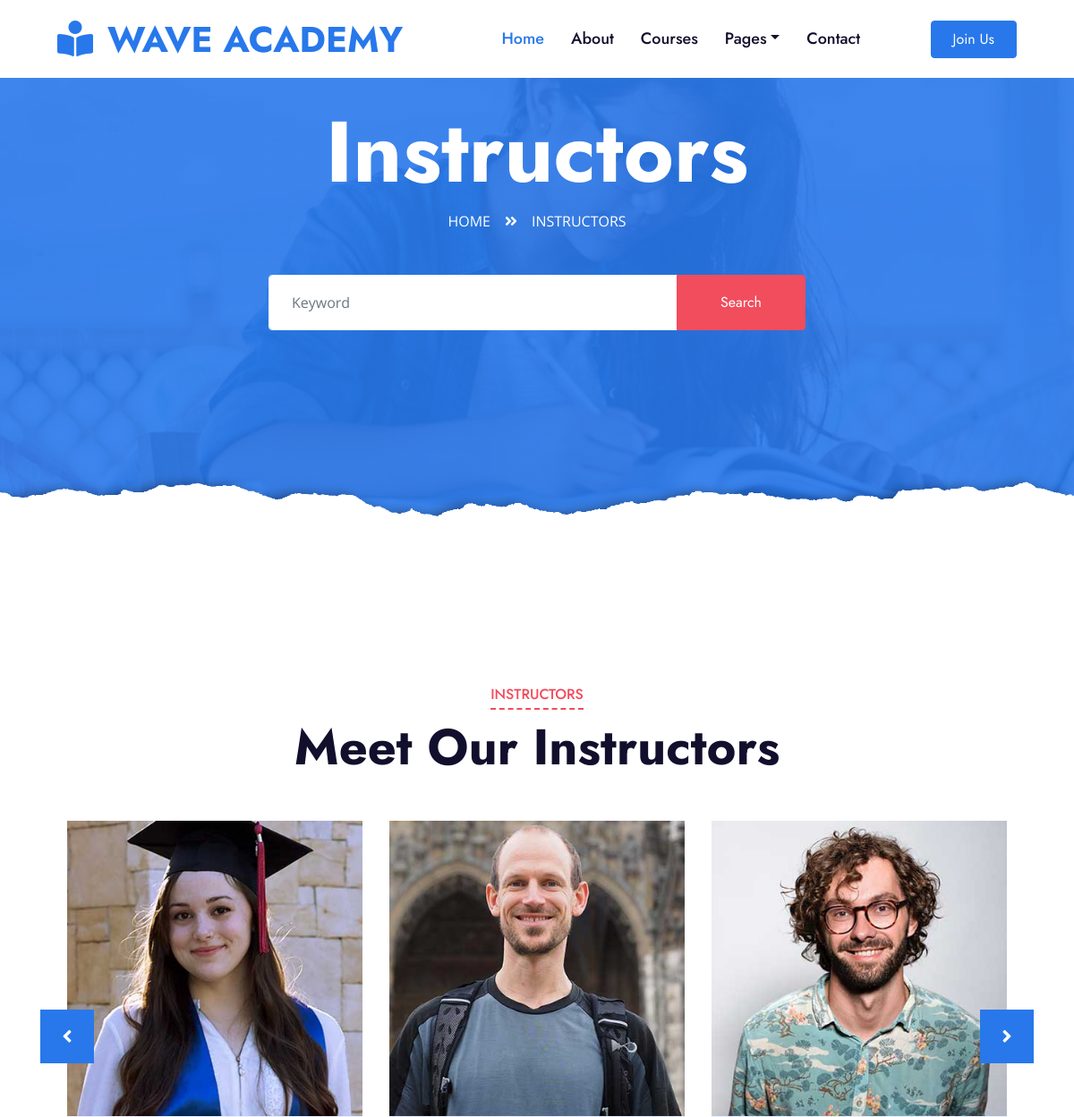
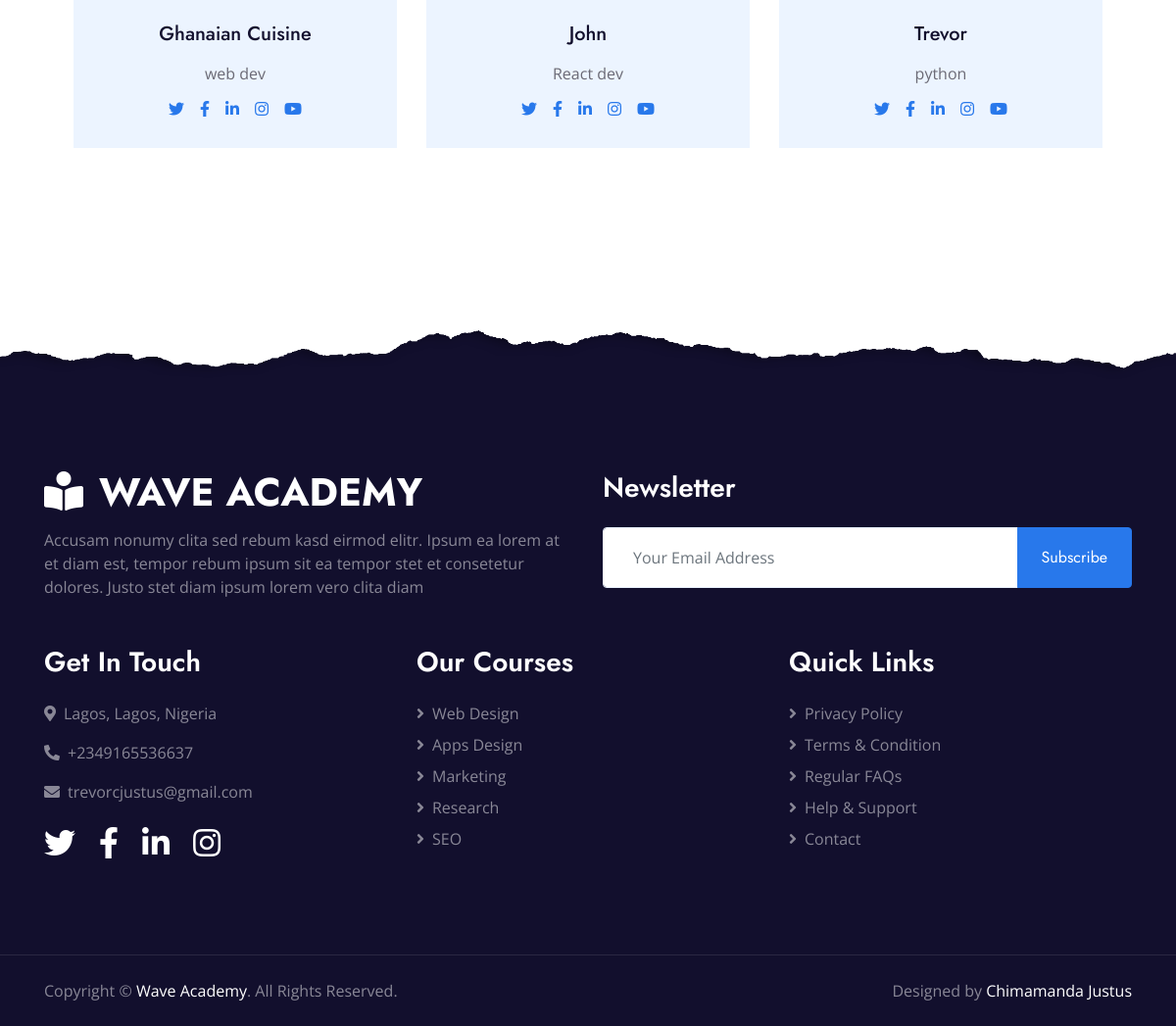
The app's page /team with its own data (2 pictures, top to bottom).
### core/models.py (models this page shows, shortened)
class Instructors(models.Model):
    image = models.ImageField(upload_to='instructors')
    name = models.CharField(max_length=300)
    course = models.CharField(max_length=700)
    x = models.CharField(max_length=500)
    facebook = models.CharField(max_length=500)
    linkedin = models.CharField(max_length=500)
    instagram = models.CharField(max_length=500)
    youtube = models.CharField(max_length=500)

### core/views.py (the view)
# urls.py: path('team', views.team, name='team'),
def team(request):
    intructor = Instructors.objects.all()
    context = {
        'intructor': intructor,
    }
    return render(request, 'team.html', context )

### core/templates/team.html (shortened to what this page needs)
{% extends 'base.html' %}
{% load static %}
{% block content %}
    <div class="jumbotron jumbotron-fluid page-header position-relative overlay-bottom" style="margin-bottom: 90px;">
        <div class="container text-center py-5">
            <h1 class="text-white display-1">Instructors</h1>
            <div class="d-inline-flex text-white mb-5">
                <p class="m-0 text-uppercase"><a class="text-white" href="">Home</a></p>
                <i class="fa fa-angle-double-right pt-1 px-3"></i>
                <p class="m-0 text-uppercase">Instructors</p>
            </div>
            <div class="mx-auto mb-5" style="width: 100%; max-width: 600px;">
                <div class="input-group">
                    <div class="mx-auto mb-5" style="width: 100%; max-width: 600px;">
                        <form method="get" action="{% url 'search' %}">
                            <div class="input-group">
                                <input type="text" name="query" class="form-control border-light" style="padding: 30px 25px;" placeholder="Keyword">
                                <div class="input-group-append">
                                    <button class="btn btn-secondary px-4 px-lg-5" type="submit">Search</button>
                                </div>
                            </div>
                        </form>
                    </div>
                </div>
            </div>
        </div>
    </div>
    <div class="container-fluid py-5">
        <div class="container py-5">
            <div class="section-title text-center position-relative mb-5">
                <h6 class="d-inline-block position-relative text-secondary text-uppercase pb-2">Instructors</h6>
                <h1 class="display-4">Meet Our Instructors</h1>
            </div>
            <div class="owl-carousel team-carousel position-relative" style="padding: 0 30px;">
                {% for i in intructor %}
                <div class="team-item">
                    <img class="img-fluid w-100" src="{{ i.image.url }}" alt="{{ i.name }}">
                    <div class="bg-light text-center p-4">
                        <h5 class="mb-3">{{ i.name }}</h5>
                        <p class="mb-2">{{ i.course }}</p>
                        <div class="d-flex justify-content-center">
                            <a class="mx-1 p-1" href="{{ i.x }}"><i class="fab fa-twitter"></i></a>
                            <a class="mx-1 p-1" href="{{ i.facebook }}"><i class="fab fa-facebook-f"></i></a>
                            <a class="mx-1 p-1" href="{{ i.linkedin }}"><i class="fab fa-linkedin-in"></i></a>
                            <a class="mx-1 p-1" href="{{ i.instagram }}"><i class="fab fa-instagram"></i></a>
                            <a class="mx-1 p-1" href="{{ i.youtube }}"><i class="fab fa-youtube"></i></a>
                        </div>
                    </div>
                </div>
                {% endfor %}
            </div>
        </div>
    </div>
{% endblock %}

### records on screen
Instructors: image (picture), name "Ghanaian Cuisine", course "web dev"
Instructors: image (picture), name "John", course "React dev"
Instructors: image (picture), name "Trevor", course "python"
